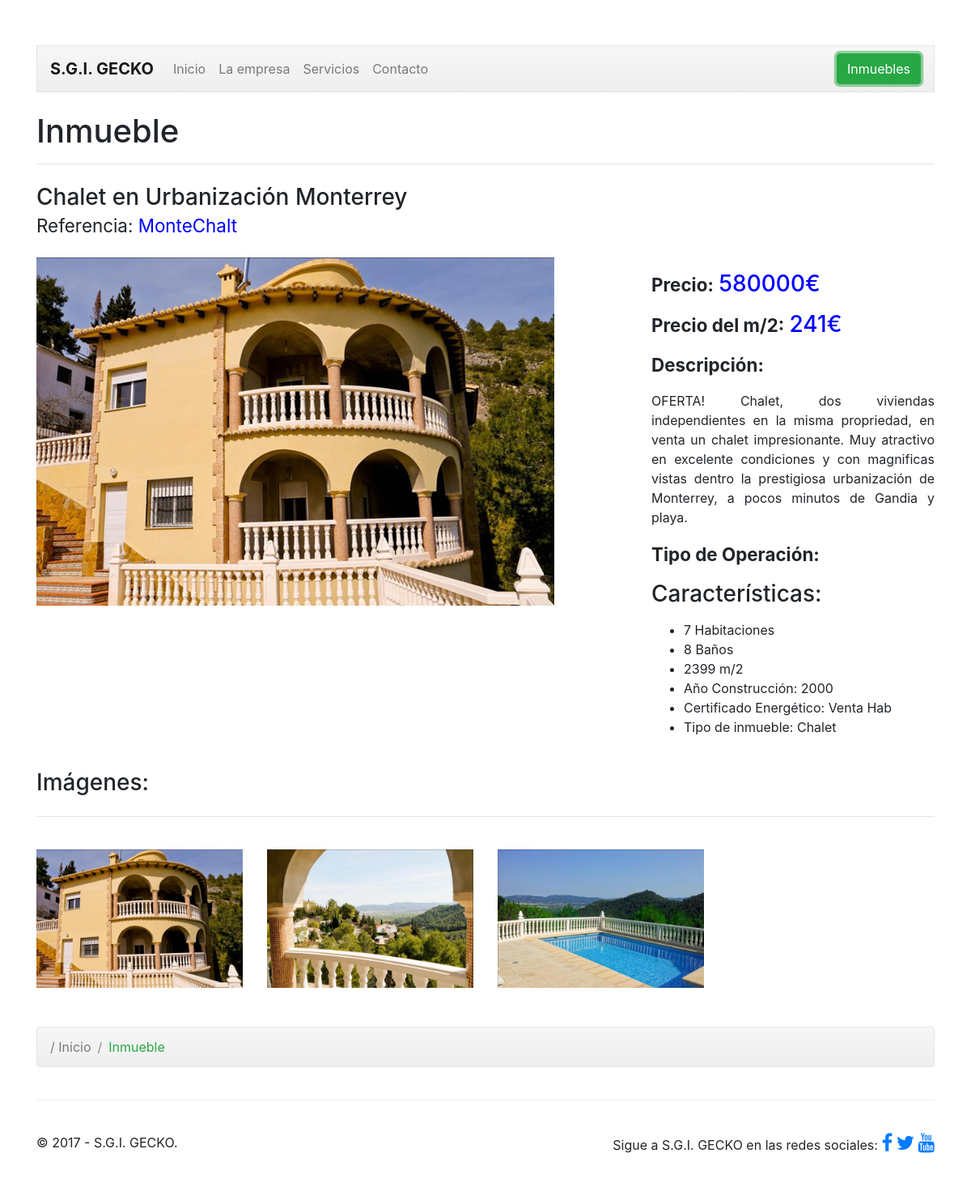
The app's page /inmueble.php?id=1&in=7 with its own data.
### tables this page shows
CREATE TABLE IF NOT EXISTS `organizacion` (
  `ORG_id` int(11) NOT NULL AUTO_INCREMENT,
  `ORG_nombre` varchar(50) NOT NULL,
  `ORG_correo` varchar(50) NOT NULL,
  `ORG_telefono` varchar(15) NOT NULL,
  `ORG_direccion` varchar(180) NOT NULL,
  `ORG_tipo` varchar(20) NOT NULL DEFAULT 'Inmobiliaria',
  `ORG_acerca` varchar(700) NOT NULL,
  `ORG_acerca2` varchar(700) DEFAULT NULL,
  `ORG_acerca3` varchar(700) DEFAULT NULL,
  `ORG_tituloacerca` varchar(100) NOT NULL,
  `ORG_servicio1` varchar(700) NOT NULL,
  `ORG_servicio2` varchar(700) DEFAULT NULL,
  `ORG_servicio3` varchar(700) DEFAULT NULL,
  PRIMARY KEY (`ORG_id`)
);

CREATE TABLE IF NOT EXISTS `inmueble` (
  `IMN_id` int(11) NOT NULL AUTO_INCREMENT,
  `IMN_Titulo` varchar(50) NOT NULL,
  `IMN_tipo` varchar(23) NOT NULL,
  `IMN_referencia` varchar(50) NOT NULL,
  `IMN_desc` varchar(700) NOT NULL,
  `IMN_precio` double NOT NULL,
  `IMN_habitaciones` int(1) DEFAULT NULL,
  `IMN_banos` int(1) DEFAULT NULL,
  `IMN_m2` int(11) NOT NULL,
  `IMN_anoconstruccion` int(11) NOT NULL,
  `IMN_certificadoener` varchar(5) DEFAULT NULL,
  `IMN_venta` varchar(20) NOT NULL,
  `IMN_dest` tinyint(1) NOT NULL,
  `IMN_organizacion` int(11) NOT NULL,
  PRIMARY KEY (`IMN_id`)
);

CREATE TABLE IF NOT EXISTS `imagen` (
  `IMG_id` int(11) NOT NULL AUTO_INCREMENT,
  `IMG_destacada` tinyint(1) DEFAULT '0',
  `IMG_descripcion` varchar(120) DEFAULT NULL,
  `IMG_path` varchar(500) NOT NULL,
  `IMG_id_INM` int(11) DEFAULT NULL,
  `IMG_id_ORG` int(12) DEFAULT NULL,
  PRIMARY KEY (`IMG_id`)
);

### web/inmueble.php (the view, shortened to what this page needs)
<?php
  $id = $_GET["id"];
  $conexion=mysqli_connect("localhost","root","","gecko") or
      die("Problemas con la conexión");
  $registros=mysqli_query($conexion,"select ORG_nombre, ORG_tituloacerca, ORG_acerca, ORG_acerca2, ORG_acerca3
                          from organizacion where ORG_id = '$id'") or
    die("Problemas en el select:".mysqli_error($conexion));
  if ($reg=mysqli_fetch_array($registros)){
    $nombre = $reg['ORG_nombre'];
  }
?>
<!doctype html>
<html lang="es">
  <head>
    <link href="dist/css/bootstrap.min.css" rel="stylesheet">
    <link href="dist/css/justified-nav.css" rel="stylesheet">
    <link href="dist/css/propio.css" rel="stylesheet">
  	<link rel="stylesheet" href="https://cdnjs.cloudflare.com/ajax/libs/font-awesome/4.7.0/css/font-awesome.min.css">
  	<link href="css/bootstrap.min.css" rel="stylesheet">
    <link href="css/justified-nav.css" rel="stylesheet">
    <link href="css/shop-homepage.css" rel="stylesheet">
  </head>
  <body>
    <div class="container">
      <header class="masthead">
			<nav class="navbar navbar-expand-lg navbar-light bg-light">
			<a class="navbar-brand" href="index.php?id=<?php echo $id ?>"><b><?php echo $nombre; ?></b></a>
			<div class="collapse navbar-collapse" id="navbarSupportedContent">
				<ul class="navbar-nav mr-auto">
					<li class="nav-item">
						<a class="nav-link" href="index.php?id=<?php echo $id ?>">Inicio <span class="sr-only">(current)</span></a>
					</li>
					<li class="nav-item ">
						<a class="nav-link" href="empresa.php?id=<?php echo $id ?>">La empresa</a>
					</li>
					<li class="nav-item ">
						<a class="nav-link" href="servicios.php?id=<?php echo $id ?>">Servicios</a>
					</li>
					<li class="nav-item">
						<a class="nav-link" href="contacto.php?id=<?php echo $id ?>">Contacto</a>
					</li>
				</ul>
				<div class="form-inline my-2 my-lg-0">
					<?php
                    echo'<a href="inmuebles.php?id='. $id.'">
                    	<button class="btn btn-outline-success my-2 my-sm-0 active" type="submit">Inmuebles</button>
					</a>';
                    ?>
				</div>
			</div>
		</nav>
      </header>
      <br>
      <main role="main">
        <div class="row-fluid">
	        <div class="span12" id="divMain" style="text-align:justify;">
	            <h1>Inmueble</h1>
	            <hr><?php
                 $servername = "localhost";
            $username = "root";
            $password = "";
            $dbname = "gecko";
            $conn = new mysqli($servername, $username, $password, $dbname);
            $in=$_GET["in"];
            $sql = "SELECT IMN_id,IMN_Titulo, IMN_referencia,IMN_precio,IMN_tipo,IMN_desc,IMN_habitaciones,IMN_habitaciones,IMN_banos,IMN_m2,IMN_venta,IMN_anoconstruccion,IMN_certificadoener, IMG_path, IMN_organizacion FROM inmueble, imagen WHERE IMN_id='$in' AND IMN_id=IMG_id_INM AND IMG_destacada=0";
            $result = $conn->query($sql);
            if ($result->num_rows > 0) {
                if($row = $result->fetch_assoc()) {
                    echo'
                          <h3 class="my-4">'. $row["IMN_Titulo"] .'
                            <br><small>Referencia: <span style="color:blue;">'. $row["IMN_referencia"] .'</span></small>
                          </h3>
                          <div class="row">
                            <div class="col-md-8">
                              <img class="img-fluid" src="'. $row["IMG_path"].'"  alt="">
                            </div>
                    <div class="col-md-4">
                      <h3 class="my-3"> <small><b>Precio:</b>  </small><span style="color:blue;">'. $row["IMN_precio"] .'€</span></h3>
                      <h3 class="my-3"> <small><b>Precio del m/2:</b>  </small><span style="color:blue;">'. intval($row["IMN_precio"]/$row["IMN_m2"]) .'€</span></h3>
                      <h3 class="my-3"> <small><b>Descripción:</b></small></h3>
                      <p>'. $row["IMN_desc"].'</p>
                      <h3 class="my-3"> <small><b>Tipo de Operación: </b></small>'. $row["IMN_venta"] .'</h3>
                      <h3 class="my-3">Características: </h3>
                      <ul>
                        <li>'.$row["IMN_habitaciones"] .' Habitaciones</li>
                        <li>'.$row["IMN_banos"] .' Baños</li>
                        <li>'.$row["IMN_m2"] .' m/2</li>
                        <li> Año Construcción: '.$row["IMN_anoconstruccion"] .' </li>
                        <li>Certificado Energético: '.$row["IMN_certificadoener"] .' Hab</li>
                        <li>Tipo de inmueble: '.$row["IMN_tipo"] .'</li>
                      </ul>
                    </div>
                  </div>';
            $sql = "SELECT IMG_path FROM  imagen WHERE IMG_id_INM='$in'  AND IMG_destacada=0";
            echo '<h3 class="my-4">Imágenes:</h3><hr><br>
             <div class="row">';
            $result = $conn->query($sql);
              if ($result->num_rows > 0) {
                while($row = $result->fetch_assoc()) {
                    echo'  <div class="col-md-3 col-sm-6 mb-4">
                      <a href="#">
                        <img class="img-fluid" src="'. $row["IMG_path"].'"   alt="">
                      </a>
                    </div>';
                }
                  echo '</div>';
            } else {
                echo "0 results";
            }
                }
            } else {
                echo "0 results";
            }
            ?>
	        </div><br>
	    </div>
        <nav class="breadcrumb" style="background-image: linear-gradient(to bottom, #f7f7f7 0%,#eee 100%);
    border: 1px solid #e5e5e5;">
			<a class="breadcrumb-item"  href="index.php?id=<?php echo $id ?>" id='link-custom-breadcrumb'>/ Inicio</a>
			<span class="breadcrumb-item active" span style="color: rgb(40, 167, 69);">Inmueble</span>
		</nav>
      </main>
      <footer class="footer">
      	<div class="row">
          <div class="col-lg-3">
          	<p>&copy; 2017 - <?php echo $nombre ?>.</p>
          </div>
          <div class="col-lg-9">
			  <p class="text-right">Sigue a <?php echo $nombre ?> en las redes sociales:
			  	<a href="http://www.facebook.com" target="_blank"><i class="fa fa-facebook" style="font-size:24px"></i></a>
			  	<a href="http://www.twitter.com" target="_blank"><i class="fa fa-twitter" style="font-size:24px"></i></a>
			  	<a href="http://www.youtube.com" target="_blank"><i class="fa fa-youtube" style="font-size:24px"></i></a>
			  </p>
          </div>
        </div>
      </footer>
    </div>
  </body>
</html>

### web/css/justified-nav.css (style rules this page uses)
body { padding-top: 20px; }
.footer { padding-top: 40px; padding-bottom: 40px; margin-top: 40px; border-top: 1px solid #eee; }
.navbar { background-image: linear-gradient(to bottom, #f7f7f7 0%,#eee 100%); border: 1px solid #e5e5e5; }
@media (min-width: 768px) { .navbar-nav { display: -ms-flexbox; display: flex; } }
@media (min-width: 768px) { .navbar-nav .nav-item { -ms-flex: 1 0 auto; flex: 1 0 auto; } }
@media screen and (min-width: 768px) { .masthead, .marketing, .footer { padding-right: 0; padding-left: 0; } }

### web/css/shop-homepage.css (style rules this page uses)
body { padding-top: 54px; }
@media (min-width: 992px) { body { padding-top: 56px; } }

### records on screen
organizacion: ORG_nombre "S.G.I. GECKO"
inmueble: IMN_Titulo "Chalet en Urbanización Monterrey", IMN_referencia "MonteChalt", IMN_precio "580000", $row["IMN_precio"]/$row["IMN_m2"] "241", IMN_desc "OFERTA! Chalet, dos viviendas independientes en la misma propriedad, en venta un chalet impresionante. Muy atractivo en excelente condiciones y con magnificas vistas dentro la prestigiosa urbanización de Monterrey, a pocos minutos de Gandia y playa.", IMN_habitaciones "7", IMN_banos "8", IMN_m2 "2399", IMN_anoconstruccion "2000", IMN_certificadoener "Venta", IMN_tipo "Chalet"
imagen: IMG_path (picture)
imagen: IMG_path (picture)
imagen: IMG_path (picture)
